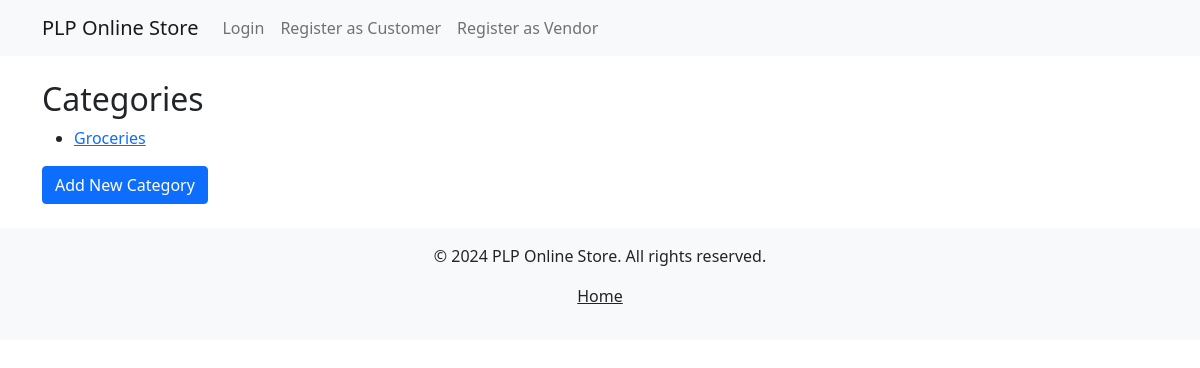
The app's page /category/, older data.
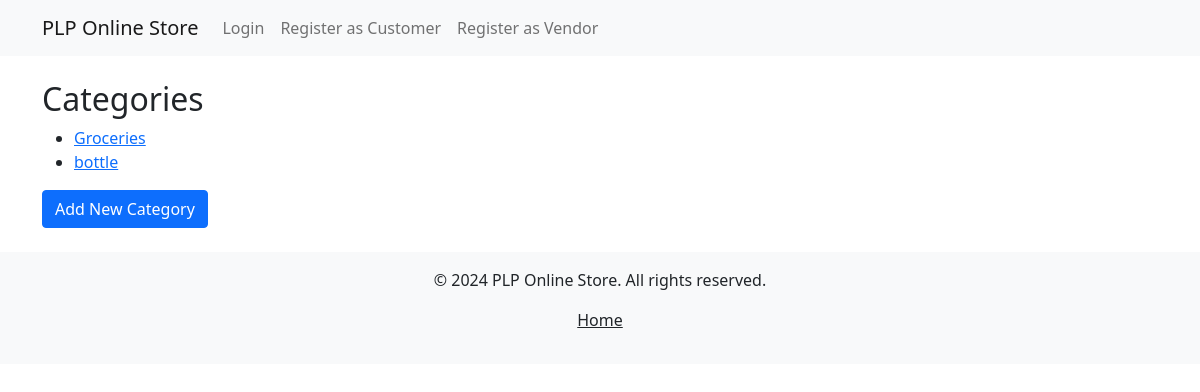
The same page, newer data.
### category/models.py (models this page shows, shortened)
class Category(models.Model):
    name = models.CharField(max_length=200, unique=True)
    slug = models.SlugField(max_length=200, unique=True)
    keyword = models.CharField(max_length=255)  # Adjusted to CharField
    image = models.ImageField(null=True, blank=True)
    created = models.DateTimeField(auto_now_add=True)
    updated = models.DateTimeField(auto_now=True)
    status = models.BooleanField(default=True)
    class Meta:
        ordering = ('name',)
        verbose_name = 'category'
        verbose_name_plural = 'categories'

### category/views.py (the view)
# urls.py: path('', views.category_list, name='category_list'),
def category_list(request):
    categories = Category.objects.all()
    return render(request, 'category/category_list.html', {'categories': categories})

### templates/category/category_list.html (shortened to what this page needs)
{% extends 'base.html' %}
{% block content %}
<h2>Categories</h2>
<ul>
    {% for category in categories %}
        <li>
            <a href="{% url 'category:category_detail' category.slug %}">{{ category.name }}</a>
        </li>
    {% empty %}
        <li>No categories available.</li>
    {% endfor %}
</ul>
<a href="{% url 'category:add_category' %}" class="btn btn-primary">Add New Category</a>
{% endblock %}

Row changes from the older to the newer data that the page shows:
added Category: name "bottle"
